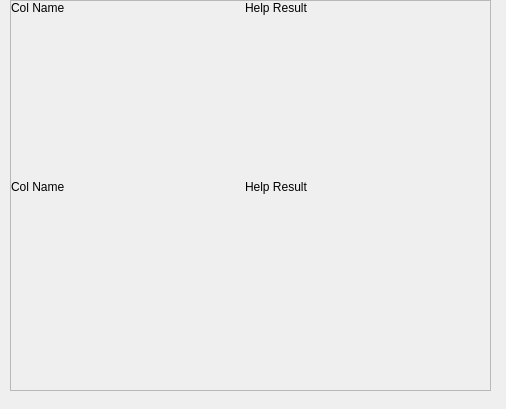
<?xml version="1.0" encoding="UTF-8"?>
<ui version="4.0">
 <class>Dialog</class>
 <widget class="QDialog" name="Dialog">
  <property name="geometry">
   <rect>
    <x>0</x>
    <y>0</y>
    <width>506</width>
    <height>409</height>
   </rect>
  </property>
  <property name="windowTitle">
   <string>Dialog</string>
  </property>
  <widget class="QScrollArea" name="scrollArea">
   <property name="geometry">
    <rect>
     <x>10</x>
     <y>0</y>
     <width>481</width>
     <height>391</height>
    </rect>
   </property>
   <property name="widgetResizable">
    <bool>true</bool>
   </property>
   <widget class="QWidget" name="scrollAreaWidgetContents">
    <property name="geometry">
     <rect>
      <x>0</x>
      <y>0</y>
      <width>479</width>
      <height>389</height>
     </rect>
    </property>
    <widget class="QWidget" name="layoutWidget">
     <property name="geometry">
      <rect>
       <x>0</x>
       <y>0</y>
       <width>461</width>
       <height>351</height>
      </rect>
     </property>
     <layout class="QVBoxLayout" name="verticalLayout">
      <item>
       <layout class="QHBoxLayout" name="horizontalLayout">
        <item>
         <widget class="QLabel" name="labelColName">
          <property name="text">
           <string>Col Name</string>
          </property>
          <property name="alignment">
           <set>Qt::AlignLeading|Qt::AlignLeft|Qt::AlignTop</set>
          </property>
         </widget>
        </item>
        <item>
         <widget class="QLabel" name="labelHelpText">
          <property name="text">
           <string>Help Result</string>
          </property>
          <property name="alignment">
           <set>Qt::AlignLeading|Qt::AlignLeft|Qt::AlignTop</set>
          </property>
         </widget>
        </item>
       </layout>
      </item>
      <item>
       <layout class="QHBoxLayout" name="horizontalLayout_2">
        <item>
         <widget class="QLabel" name="labelColName_2">
          <property name="text">
           <string>Col Name</string>
          </property>
          <property name="alignment">
           <set>Qt::AlignLeading|Qt::AlignLeft|Qt::AlignTop</set>
          </property>
         </widget>
        </item>
        <item>
         <widget class="QLabel" name="labelHelpText_2">
          <property name="text">
           <string>Help Result</string>
          </property>
          <property name="alignment">
           <set>Qt::AlignLeading|Qt::AlignLeft|Qt::AlignTop</set>
          </property>
         </widget>
        </item>
       </layout>
      </item>
     </layout>
    </widget>
   </widget>
  </widget>
 </widget>
 <resources/>
 <connections/>
</ui>
